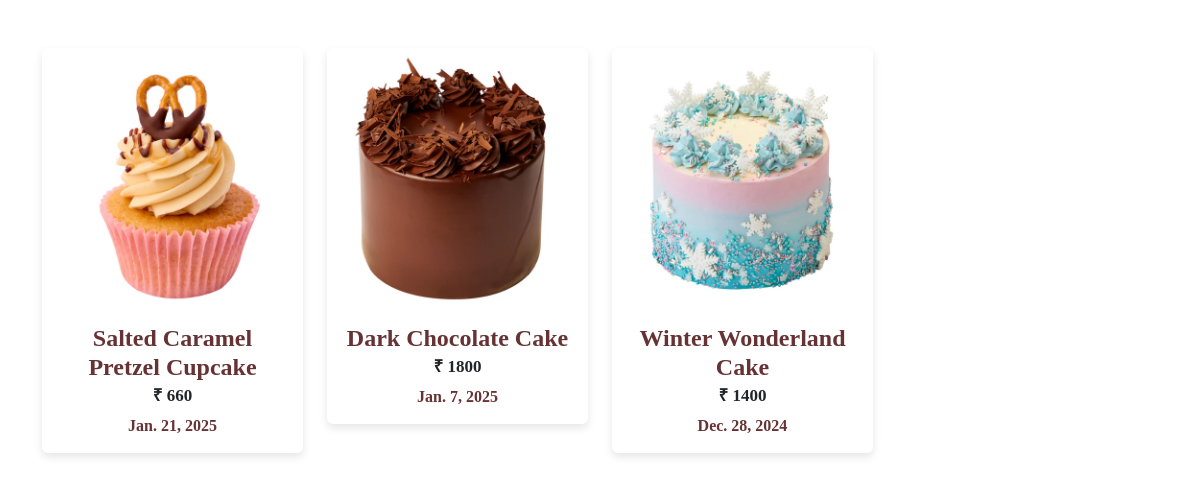
The page /user_view_bookings (signed in) on the database as committed earlier.
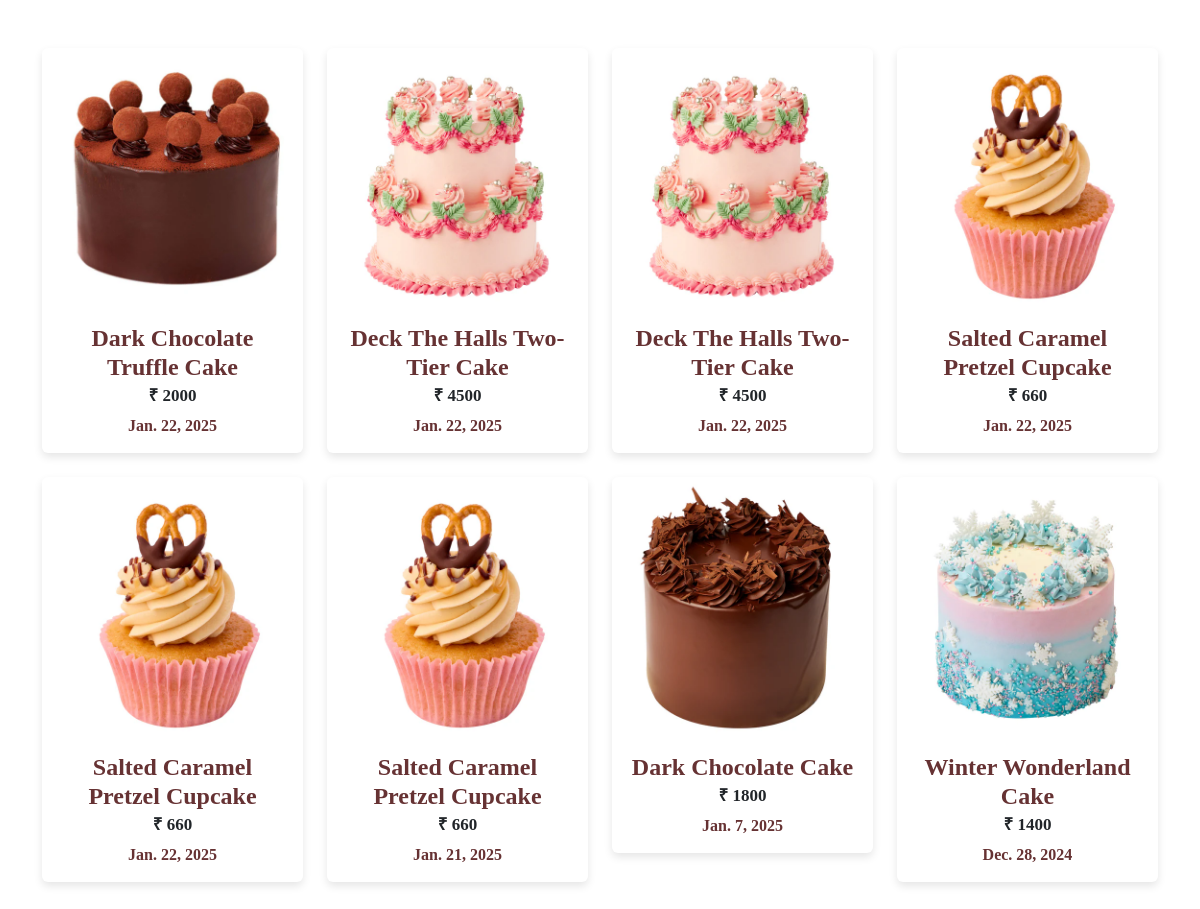
The same page on the database as committed later.
### app/models.py (models this page shows, shortened)
class Buy(models.Model):
    user=models.ForeignKey(User,on_delete=models.CASCADE)
    cake=models.ForeignKey(Cake,on_delete=models.CASCADE)
    price=models.IntegerField()
    date=models.DateField(auto_now_add=True)
    address = models.ForeignKey(Address, on_delete=models.CASCADE)

class Cake(models.Model):
    name=models.CharField(max_length=100)
    price=models.IntegerField()
    img=models.FileField()
    quantity=models.TextField()
    colour=models.TextField()
    category=models.ForeignKey(Category,on_delete=models.CASCADE)
    description=models.TextField()

### app/views.py (the view)
# urls.py: path('user_view_bookings',views.user_view_bookings),
def user_view_bookings(req):
    user=User.objects.get(username=req.session['user'])
    data=Buy.objects.filter(user=user)[::-1]
    return render(req,'user/view_bookings.html',{'data':data})

### templates/user/view_bookings.html (shortened to what this page needs)
<!DOCTYPE html>
<html lang="en">
<head>
    <link href="https://cdn.jsdelivr.net/npm/bootstrap@5.3.3/dist/css/bootstrap.min.css" rel="stylesheet">
</head>
<body>
    <div class="container my-5">
        <div class="row">
            {% for i in data %}
            <div class="col-6 col-sm-6 col-md-4 col-lg-3 mb-4">
                    <div class="card custom-card">
                        <img src="{{i.cake.img.url}}" alt="" class="card-img-top img-fluid" >
                        <div class="card-body">
                            <h4 class="card-title text-center" style="font-weight: bold;">{{i.cake.name}}</h4>
                            <h6 class="card-subtitle mb-2 text-center" style="font-size: 17px;font-weight: bold;">₹ {{i.price}}</h6>
                            <p class="card-text text-center" style="font-weight: bold;">{{i.date}}</p>
                        </div>
                    </div>
                </div>
            {% endfor %}
        </div>
    </div>
</body>
</html>

Rows that differ between the two databases and show on the page:
added Buy: cake.img (picture), cake.name "Dark Chocolate Truffle Cake", price "2000", date "Jan. 22, 2025"
added Buy: cake.img (picture), cake.name "Deck The Halls Two-Tier Cake", price "4500", date "Jan. 22, 2025"
added Buy: cake.img (picture), cake.name "Deck The Halls Two-Tier Cake", price "4500", date "Jan. 22, 2025"
added Buy: cake.img (picture), cake.name "Salted Caramel Pretzel Cupcake", price "660", date "Jan. 22, 2025"
added Buy: cake.img (picture), cake.name "Salted Caramel Pretzel Cupcake", price "660", date "Jan. 22, 2025"
